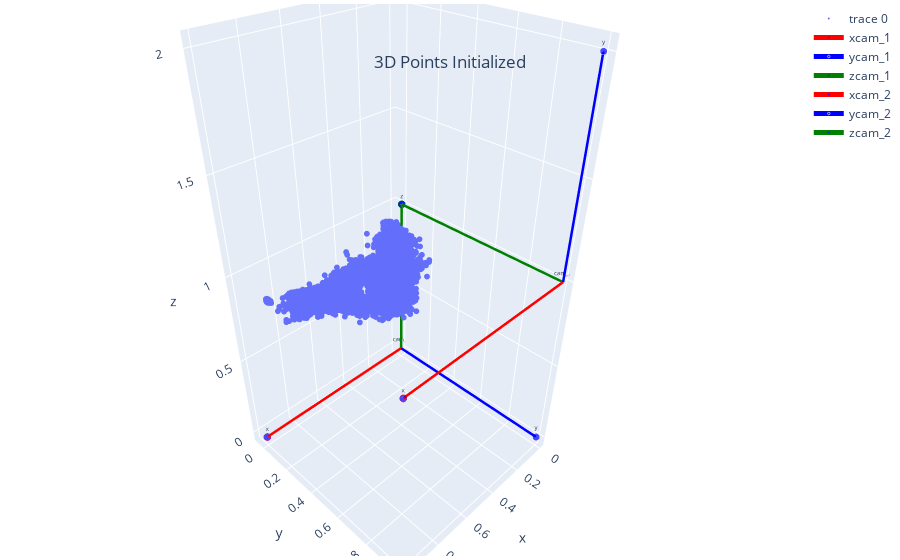

This figure's notebook cell:
### Code cell
fig = plot_cams_and_points(cam_group=cam_group, points_3d=points_3d_init, title="3D Points Initialized")

### Figure 1 — Plotly figure (JSON) as saved in the notebook; plotly's stock layout.template omitted (floating-point values rounded to 4 significant figures; data arrays with more than 128 entries replaced by an {"elided": "..."} marker saying what was removed)
{"data": [{"marker": {"size": 2}, "mode": "markers", "textfont": {"size": 6}, "type": "scatter3d", "x": {"elided": "6697 float values"}, "y": {"elided": "6697 float values"}, "z": {"elided": "6697 float values"}}, {"line": {"color": "red", "width": 5}, "marker": {"color": "blue", "size": [0, 5]}, "mode": "lines+markers+text", "name": "xcam_1", "text": ["cam_1", "x"], "textfont": {"size": 6}, "type": "scatter3d", "x": [0, 1], "y": [0, 0], "z": [0, 0]}, {"line": {"color": "blue", "width": 5}, "marker": {"color": "blue", "size": [0, 5]}, "mode": "lines+markers+text", "name": "ycam_1", "text": ["cam_1", "y"], "textfont": {"size": 6}, "type": "scatter3d", "x": [0, 0], "y": [0, 1], "z": [0, 0]}, {"line": {"color": "green", "width": 5}, "marker": {"color": "blue", "size": [0, 5]}, "mode": "lines+markers+text", "name": "zcam_1", "text": ["cam_1", "z"], "textfont": {"size": 6}, "type": "scatter3d", "x": [0, 0], "y": [0, 0], "z": [0, 1]}, {"line": {"color": "red", "width": 5}, "marker": {"color": "blue", "size": [0, 5]}, "mode": "lines+markers+text", "name": "xcam_2", "text": ["cam_2", "x"], "textfont": {"size": 6}, "type": "scatter3d", "x": [0, 1], "y": [1, 1], "z": [1, 1]}, {"line": {"color": "blue", "width": 5}, "marker": {"color": "blue", "size": [0, 5]}, "mode": "lines+markers+text", "name": "ycam_2", "text": ["cam_2", "y"], "textfont": {"size": 6}, "type": "scatter3d", "x": [0, 0], "y": [1, 1.0], "z": [1, 2]}, {"line": {"color": "green", "width": 5}, "marker": {"color": "blue", "size": [0, 5]}, "mode": "lines+markers+text", "name": "zcam_2", "text": ["cam_2", "z"], "textfont": {"size": 6}, "type": "scatter3d", "x": [0, 0], "y": [1, 0], "z": [1, 1.0]}], "layout": {"margin": {"b": 4, "l": 4, "r": 4, "t": 4}, "scene": {"camera": {}}, "title": {"text": "3D Points Initialized", "x": 0.5, "xanchor": "center", "y": 0.9, "yanchor": "top"}}}
